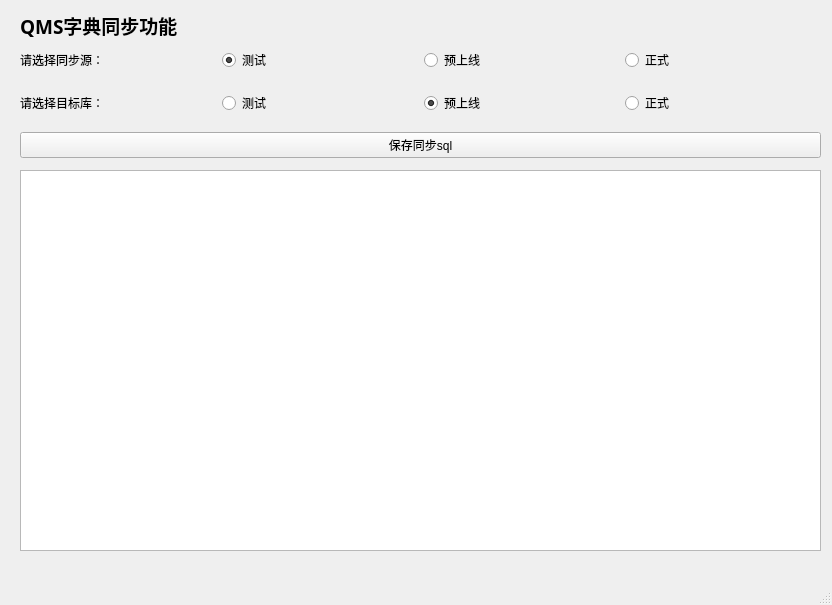
<?xml version="1.0" encoding="UTF-8"?>
<ui version="4.0">
 <class>MainWindow</class>
 <widget class="QMainWindow" name="MainWindow">
  <property name="geometry">
   <rect>
    <x>0</x>
    <y>0</y>
    <width>832</width>
    <height>605</height>
   </rect>
  </property>
  <property name="windowTitle">
   <string>MainWindow</string>
  </property>
  <widget class="QWidget" name="centralwidget">
   <widget class="QWidget" name="gridLayoutWidget">
    <property name="geometry">
     <rect>
      <x>20</x>
      <y>10</y>
      <width>801</width>
      <height>31</height>
     </rect>
    </property>
    <layout class="QGridLayout" name="gridLayout">
     <item row="0" column="0">
      <widget class="QLabel" name="label">
       <property name="font">
        <font>
         <family>Agency FB</family>
         <pointsize>14</pointsize>
         <weight>75</weight>
         <bold>true</bold>
        </font>
       </property>
       <property name="text">
        <string>QMS字典同步功能</string>
       </property>
      </widget>
     </item>
    </layout>
   </widget>
   <widget class="QWidget" name="gridLayoutWidget_2">
    <property name="geometry">
     <rect>
      <x>20</x>
      <y>40</y>
      <width>801</width>
      <height>41</height>
     </rect>
    </property>
    <layout class="QGridLayout" name="gridLayout_3">
     <item row="0" column="2">
      <widget class="QRadioButton" name="fromButton2">
       <property name="text">
        <string>预上线</string>
       </property>
      </widget>
     </item>
     <item row="0" column="1">
      <widget class="QRadioButton" name="fromButton1">
       <property name="text">
        <string>测试</string>
       </property>
       <property name="checked">
        <bool>true</bool>
       </property>
      </widget>
     </item>
     <item row="0" column="0">
      <widget class="QLabel" name="label_2">
       <property name="text">
        <string>请选择同步源：</string>
       </property>
      </widget>
     </item>
     <item row="0" column="3">
      <widget class="QRadioButton" name="fromButton3">
       <property name="text">
        <string>正式</string>
       </property>
      </widget>
     </item>
    </layout>
   </widget>
   <widget class="QWidget" name="gridLayoutWidget_3">
    <property name="geometry">
     <rect>
      <x>20</x>
      <y>80</y>
      <width>801</width>
      <height>91</height>
     </rect>
    </property>
    <layout class="QGridLayout" name="gridLayout_4">
     <item row="0" column="0" colspan="2">
      <layout class="QGridLayout" name="gridLayout_2">
       <item row="0" column="1">
        <widget class="QRadioButton" name="toButton1">
         <property name="text">
          <string>测试</string>
         </property>
        </widget>
       </item>
       <item row="0" column="0">
        <widget class="QLabel" name="label_4">
         <property name="text">
          <string>请选择目标库：</string>
         </property>
        </widget>
       </item>
       <item row="0" column="2">
        <widget class="QRadioButton" name="toButton2">
         <property name="text">
          <string>预上线</string>
         </property>
         <property name="checked">
          <bool>true</bool>
         </property>
        </widget>
       </item>
       <item row="0" column="3">
        <widget class="QRadioButton" name="toButton3">
         <property name="text">
          <string>正式</string>
         </property>
        </widget>
       </item>
      </layout>
     </item>
     <item row="1" column="0" colspan="2">
      <widget class="QPushButton" name="saveCaidan">
       <property name="text">
        <string>保存同步sql</string>
       </property>
      </widget>
     </item>
    </layout>
   </widget>
   <widget class="QWidget" name="gridLayoutWidget_5">
    <property name="geometry">
     <rect>
      <x>20</x>
      <y>270</y>
      <width>801</width>
      <height>281</height>
     </rect>
    </property>
    <layout class="QGridLayout" name="gridLayout_6"/>
   </widget>
   <widget class="QTextBrowser" name="textBrowser">
    <property name="geometry">
     <rect>
      <x>20</x>
      <y>170</y>
      <width>801</width>
      <height>381</height>
     </rect>
    </property>
   </widget>
  </widget>
  <widget class="QMenuBar" name="menubar">
   <property name="geometry">
    <rect>
     <x>0</x>
     <y>0</y>
     <width>832</width>
     <height>23</height>
    </rect>
   </property>
  </widget>
  <widget class="QStatusBar" name="statusbar"/>
 </widget>
 <resources/>
 <connections/>
</ui>
